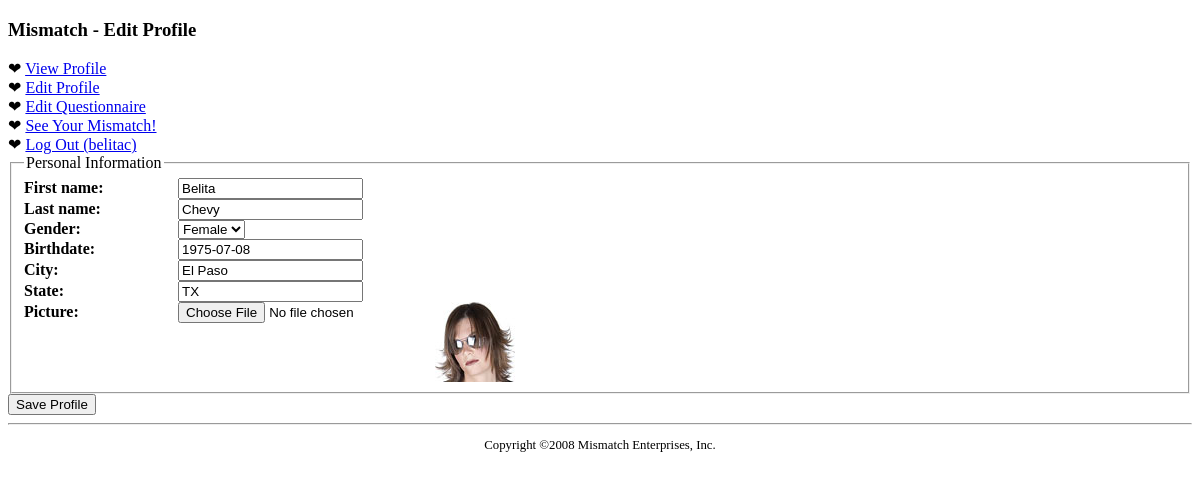
Page /editprofile.php (signed in) on the committed database.
### tables this page shows
CREATE TABLE `mismatch_user` (
  `user_id` INT AUTO_INCREMENT,
  `username` VARCHAR(32),
  `password` VARCHAR(40),
  `join_date` DATETIME,
  `first_name` VARCHAR(32),
  `last_name` VARCHAR(32),
  `gender` VARCHAR(1),
  `birthdate` DATE,
  `city` VARCHAR(32),
  `state` VARCHAR(2),
  `picture` VARCHAR(32),
  PRIMARY KEY (`user_id`)
);

### editprofile.php (the view, shortened to what this page needs)
<?php
  require_once('header.php');
  require_once('navmenu.php');
  $dbc = mysqli_connect(DB_HOST, DB_USER, DB_PASSWORD, DB_NAME);
  if (isset($_POST['submit'])) {
    $first_name = mysqli_real_escape_string($dbc, trim($_POST['firstname']));
    $last_name = mysqli_real_escape_string($dbc, trim($_POST['lastname']));
    $gender = mysqli_real_escape_string($dbc, trim($_POST['gender']));
    $birthdate = mysqli_real_escape_string($dbc, trim($_POST['birthdate']));
    $city = mysqli_real_escape_string($dbc, trim($_POST['city']));
    $state = mysqli_real_escape_string($dbc, trim($_POST['state']));
    $old_picture = mysqli_real_escape_string($dbc, trim($_POST['old_picture']));
    $new_picture = mysqli_real_escape_string($dbc, trim($_FILES['new_picture']['name']));
    $new_picture_type = $_FILES['new_picture']['type'];
    $new_picture_size = $_FILES['new_picture']['size'];
    list($new_picture_width, $new_picture_height) = getimagesize($_FILES['new_picture']['tmp_name']);
    $error = false;
    if (!empty($new_picture)) {
      if ((($new_picture_type == 'image/gif') || ($new_picture_type == 'image/jpeg') || ($new_picture_type == 'image/pjpeg') ||
        ($new_picture_type == 'image/png')) && ($new_picture_size > 0) && ($new_picture_size <= MM_MAXFILESIZE) &&
        ($new_picture_width <= MM_MAXIMGWIDTH) && ($new_picture_height <= MM_MAXIMGHEIGHT)) {
        if ($_FILES['file']['error'] == 0) {
          $target = MM_UPLOADPATH . basename($new_picture);
          if (move_uploaded_file($_FILES['new_picture']['tmp_name'], $target)) {
            if (!empty($old_picture) && ($old_picture != $new_picture)) {
              @unlink(MM_UPLOADPATH . $old_picture);
            }
          }
          else {
            @unlink($_FILES['new_picture']['tmp_name']);
            $error = true;
            echo '<p class="error">Sorry, there was a problem uploading your picture.</p>';
          }
        }
      }
      else {
        @unlink($_FILES['new_picture']['tmp_name']);
        $error = true;
        echo '<p class="error">Your picture must be a GIF, JPEG, or PNG image file no greater than ' . (MM_MAXFILESIZE / 1024) .
          ' KB and ' . MM_MAXIMGWIDTH . 'x' . MM_MAXIMGHEIGHT . ' pixels in size.</p>';
      }
    }
    if (!$error) {
      if (!empty($first_name) && !empty($last_name) && !empty($gender) && !empty($birthdate) && !empty($city) && !empty($state)) {
        if (!empty($new_picture)) {
          $query = "UPDATE mismatch_user SET first_name = '$first_name', last_name = '$last_name', gender = '$gender', " .
            " birthdate = '$birthdate', city = '$city', state = '$state', picture = '$new_picture' WHERE user_id = '" . $_SESSION['user_id'] . "'";
        }
        else {
          $query = "UPDATE mismatch_user SET first_name = '$first_name', last_name = '$last_name', gender = '$gender', " .
            " birthdate = '$birthdate', city = '$city', state = '$state' WHERE user_id = '" . $_SESSION['user_id'] . "'";
        }
        mysqli_query($dbc, $query);
        echo '<p>Your profile has been successfully updated. Would you like to <a href="viewprofile.php">view your profile</a>?</p>';
        mysqli_close($dbc);
        exit();
      }
      else {
        echo '<p class="error">You must enter all of the profile data (the picture is optional).</p>';
      }
    }
  }
  else {
    $query = "SELECT first_name, last_name, gender, birthdate, city, state, picture FROM mismatch_user WHERE user_id = '" . $_SESSION['user_id'] . "'";
    $data = mysqli_query($dbc, $query);
    $row = mysqli_fetch_array($data);
    if ($row != NULL) {
      $first_name = $row['first_name'];
      $last_name = $row['last_name'];
      $gender = $row['gender'];
      $birthdate = $row['birthdate'];
      $city = $row['city'];
      $state = $row['state'];
      $old_picture = $row['picture'];
    }
    else {
      echo '<p class="error">There was a problem accessing your profile.</p>';
    }
  }
?>
  <form enctype="multipart/form-data" method="post" action="<?php echo $_SERVER['PHP_SELF']; ?>">
    <fieldset>
      <legend>Personal Information</legend>
      <label for="firstname">First name:</label>
      <input type="text" id="firstname" name="firstname" value="<?php if (!empty($first_name)) echo $first_name; ?>" /><br />
      <label for="lastname">Last name:</label>
      <input type="text" id="lastname" name="lastname" value="<?php if (!empty($last_name)) echo $last_name; ?>" /><br />
      <label for="gender">Gender:</label>
      <select id="gender" name="gender">
        <option value="F" <?php if (!empty($gender) && $gender == 'F') echo 'selected = "selected"'; ?>>Female</option>
      </select><br />
      <label for="birthdate">Birthdate:</label>
      <input type="text" id="birthdate" name="birthdate" value="<?php if (!empty($birthdate)) echo $birthdate; else echo 'YYYY-MM-DD'; ?>" /><br />
      <label for="city">City:</label>
      <input type="text" id="city" name="city" value="<?php if (!empty($city)) echo $city; ?>" /><br />
      <label for="state">State:</label>
      <input type="text" id="state" name="state" value="<?php if (!empty($state)) echo $state; ?>" /><br />
      <label for="new_picture">Picture:</label>
      <input type="file" id="new_picture" name="new_picture" />
      <?php if (!empty($old_picture)) {
        echo '<img class="profile" src="' . MM_UPLOADPATH . $old_picture . '" alt="Profile Picture" />';
      } ?>
    </fieldset>
    <input type="submit" value="Save Profile" name="submit" />
  </form>
<?php
  require_once('footer.php');
?>

### css/style.css (style rules this page uses)
form label { display: inline-block; width: 150px; font-weight: bold; }
img.profile { vertical-align: top; }

### rows in the picture
mismatch_user: firstname "Belita", lastname "Chevy", gender "Female", birthdate "1975-07-08", city "El Paso", state "TX", picture (picture)

### other values in the picture
$page_title "Edit Profile"
$_SESSION['username'] "belitac"
